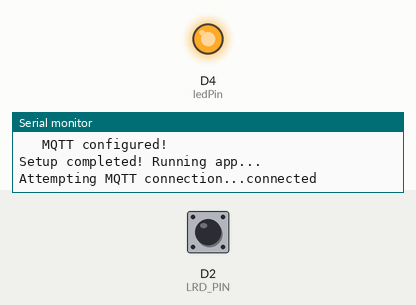
Bench run of a sketch on a simulated ESP8266 (NodeMCU). Parts: output pins drawn as LEDs (lit = HIGH), the last lines printed to the serial monitor. The inputs (shaded band) are chosen by the test bench; at power-on: D2 (LRD_PIN) LOW. WiFi joins after 1.5 s; servers stay silent unless stated; no MQTT or app messages arrive unless stated.

Above: at 2.7 s.
2.8 s: D2 (LRD_PIN) pulsed HIGH 5 times (0.12 s each, 0.3 s apart)
At 5.13 s:
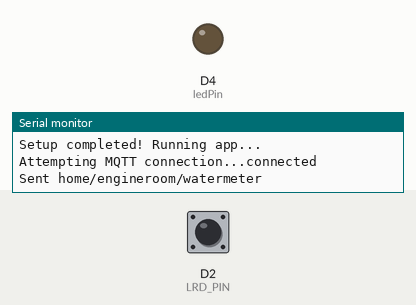
Timing chart, 0 to 6.7 s (numbered marks = the images above; inputs shaded):
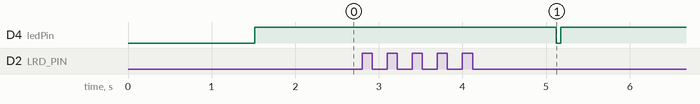

Measured:
- after the input at 2.8 s, D4 (ledPin): HIGH → LOW after 2.3 s, → HIGH 0.05 s later

The sketch:

watermeter.ino
```cpp
#include <ESP8266WiFi.h>  //For ESP8266
#include <PubSubClient.h> //For MQTT
#include <ESP8266mDNS.h>  //For OTA
#include <WiFiUdp.h>      //For OTA
#include <ArduinoOTA.h>   //For OTA

//WIFI configuration
#define wifi_ssid "xxx"
#define wifi_password "xxx"

//MQTT configuration
#define mqtt_server "192.168.100.3"
#define mqtt_user "xxxx"
#define mqtt_password "xxxx"
String mqtt_client_id="ESP8266-watermeter-";   //This text is concatenated with ChipId to get unique client_id
//MQTT Topic configuration
#define topic "home/engineroom/watermeter"
int status = WL_IDLE_STATUS;
#define LRD_PIN D2
const int ledPin =  LED_BUILTIN;

#define cyclecount (10) // Circular buffer size for
                         // measurements = 1sec * 10samples/sec
float Tbuffer[(int)cyclecount];
int counter = 0;
#define hitTreshold (3) // if more than 3 hits in cyclecount, -> mark that 1 liter has consumed
boolean hitFlag = false; // set the hit flag to true once threshold is hit, and send data when last 10 measures all are 0

//MQTT client
WiFiClient espClient;
PubSubClient mqtt_client(espClient);

//Necesary to make Arduino Software autodetect OTA device
WiFiServer TelnetServer(8266);

void setup_wifi() {
  delay(10);
  Serial.print("Connecting to ");
  Serial.print(wifi_ssid);
  WiFi.hostname("esp-watermeter");
  WiFi.begin(wifi_ssid, wifi_password);
  MDNS.begin("esp-watermeter");
  while (WiFi.status() != WL_CONNECTED) {
    delay(500);
    Serial.print(".");
  }
  Serial.println("OK");
  Serial.print("   IP address: ");
  Serial.println(WiFi.localIP());
}

void setup() {
  Serial.begin(115200);
  Serial.println("\r\nBooting...");

  setup_wifi();

  unsigned long lastSend = 0;
  pinMode(ledPin, OUTPUT);
  digitalWrite(LED_BUILTIN, HIGH);

  for (int i=0;i!=cyclecount;i++) { // Init circular buffer with 0:s
    Tbuffer[i]=0;
  }

  Serial.print("Configuring OTA device...");
  TelnetServer.begin();   //Necesary to make Arduino Software autodetect OTA device
  ArduinoOTA.onStart([]() {Serial.println("OTA starting...");});
  ArduinoOTA.onEnd([]() {Serial.println("OTA update finished!");Serial.println("Rebooting...");});
  ArduinoOTA.onProgress([](unsigned int progress, unsigned int total) {Serial.printf("OTA in progress: %u%%\r\n", (progress / (total / 100)));});
  ArduinoOTA.onError([](ota_error_t error) {
    Serial.printf("Error[%u]: ", error);
    if (error == OTA_AUTH_ERROR) Serial.println("Auth Failed");
    else if (error == OTA_BEGIN_ERROR) Serial.println("Begin Failed");
    else if (error == OTA_CONNECT_ERROR) Serial.println("Connect Failed");
    else if (error == OTA_RECEIVE_ERROR) Serial.println("Receive Failed");
    else if (error == OTA_END_ERROR) Serial.println("End Failed");
  });
  ArduinoOTA.begin();
  Serial.println("OK");

  Serial.println("Configuring MQTT server...");
  mqtt_client_id=mqtt_client_id+ESP.getChipId();
  mqtt_client.setServer(mqtt_server, 1883);
  Serial.printf("   Server IP: %s\r\n",mqtt_server);
  Serial.printf("   Username:  %s\r\n",mqtt_user);
  Serial.println("   Cliend Id: "+mqtt_client_id);
  Serial.println("   MQTT configured!");

  Serial.println("Setup completed! Running app...");
}

long now = 0; //in ms
int min_timeout = 100; //in ms
unsigned long lastDebounceTime = 0;
unsigned long lastSendTime = 0;
boolean ledState = 0;

void loop() {

  ArduinoOTA.handle();

  if (!mqtt_client.connected()) {
    mqtt_reconnect();
  }
  mqtt_client.loop();

  now = millis();

  // check measurement every 0.1 secs
  if (now - lastDebounceTime > min_timeout) {
    //Serial.println("debounce elapse");
    lastDebounceTime = now;
    now = millis();

    Tbuffer[counter] = digitalRead(LRD_PIN);

     if (counter != cyclecount) {
        counter++; //check if circular buffer is over, and start again
      } else {
        counter=0;
      }

      // Calculate the sum
      int sum = 0;
      for (int i=0;i!=cyclecount;i++) {
        sum += Tbuffer[i];
      }
      // if there are more than 3 hits/10 measurements -> one liter has been consumed, set hitFlag true
      if (sum >= hitTreshold) {
        hitFlag = true;
      }

      // if hitflag is set and last 10 measurements sum == 0 => the dial has gone through the measurement point -> sent measurement value
      if (hitFlag == true && sum == 0) {

        hitFlag = false;
        ledState = 1;

        Serial.print("Sent ");
        Serial.println(topic);
        String water = "1";
        String payload = "{";
        payload += "\"water\":"; payload += water;
        payload += "}";
        //turn on the led when measurement is send
        digitalWrite(ledPin, LOW);
        sendMsg(topic, payload);
        lastSendTime = millis();
    }
  }

  // turn off the led after 200ms has passed
  if ( now - lastSendTime  > 200 && ledState == 1) {
    digitalWrite(ledPin, HIGH);
    ledState = 0;
  }

}

void mqtt_reconnect() {

  // Loop until we're reconnected
  while (!mqtt_client.connected()) {

    status = WiFi.status();
    if ( status != WL_CONNECTED) {
      WiFi.begin(wifi_ssid, wifi_password);
      while (WiFi.status() != WL_CONNECTED) {
        delay(500);
        Serial.print(".");
      }
      Serial.println("Connected to AP");
    }

    Serial.print("Attempting MQTT connection...");
    // Attempt to connect

    if (mqtt_client.connect(mqtt_client_id.c_str(), mqtt_user, mqtt_password)) {
      Serial.println("connected");
    } else {
      Serial.print("failed, rc=");
      Serial.print(mqtt_client.state());
      Serial.println(" try again in 1 seconds");
      // Wait 1 seconds before retrying
      delay(1000);
    }
  }
}

boolean mqtt_publish(char* topic_tosend, String payload_tosend) {
  if (WiFi.status() == WL_CONNECTED) {
    if (mqtt_client.connect((char*) mqtt_client_id.c_str(), mqtt_user, mqtt_password)) {
      unsigned int msg_length = payload_tosend.length();
      byte* p = (byte*)malloc(msg_length);
      memcpy(p, (char*) payload_tosend.c_str(), msg_length);

      if (mqtt_client.publish(topic_tosend, p, msg_length, 1)) {
        free(p);
        //todo: neeed?
        mqtt_client.disconnect();
        Serial.println(payload_tosend);
        return 1;
      } else {
        free(p);
        mqtt_client.disconnect();
        return 0;
      }
    } else {
      Serial.println("mqtt conn failed");
      return 0;
    }
  } else {
    Serial.println("wifi not connected");
    mqtt_reconnect();
    return 0;
  }
}

boolean sendMsg(char* topic_tosend, String payload_tosend) {
  int Attempt = 0;
  while (mqtt_publish(topic_tosend, payload_tosend) == 0) {
    delay(100);
    Attempt++;
    if (Attempt == 5) {
      Serial.println("mqtt pub failed");
      break;
    }
  }
   //Serial.println("message sent");
}
```
